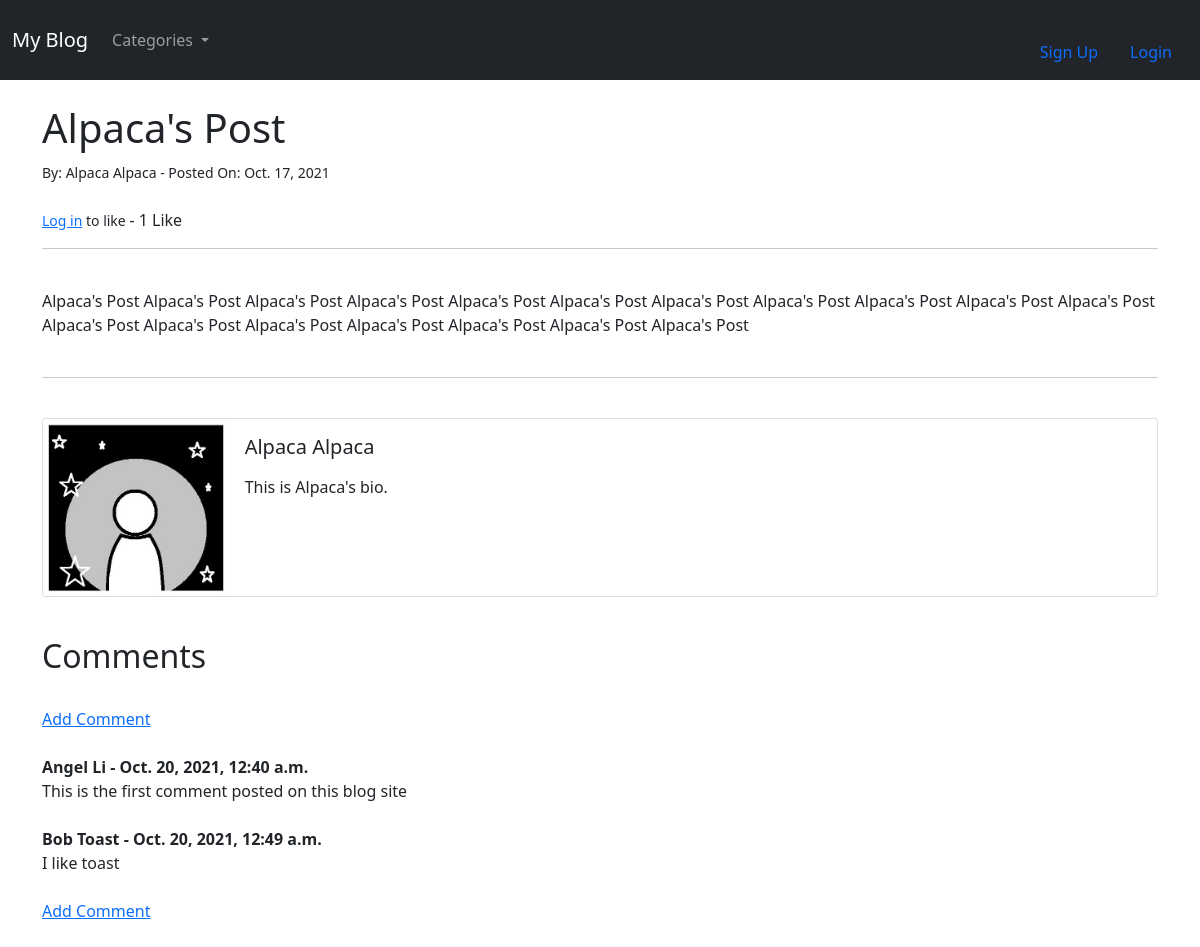
Page /article/9 on the earlier database version.
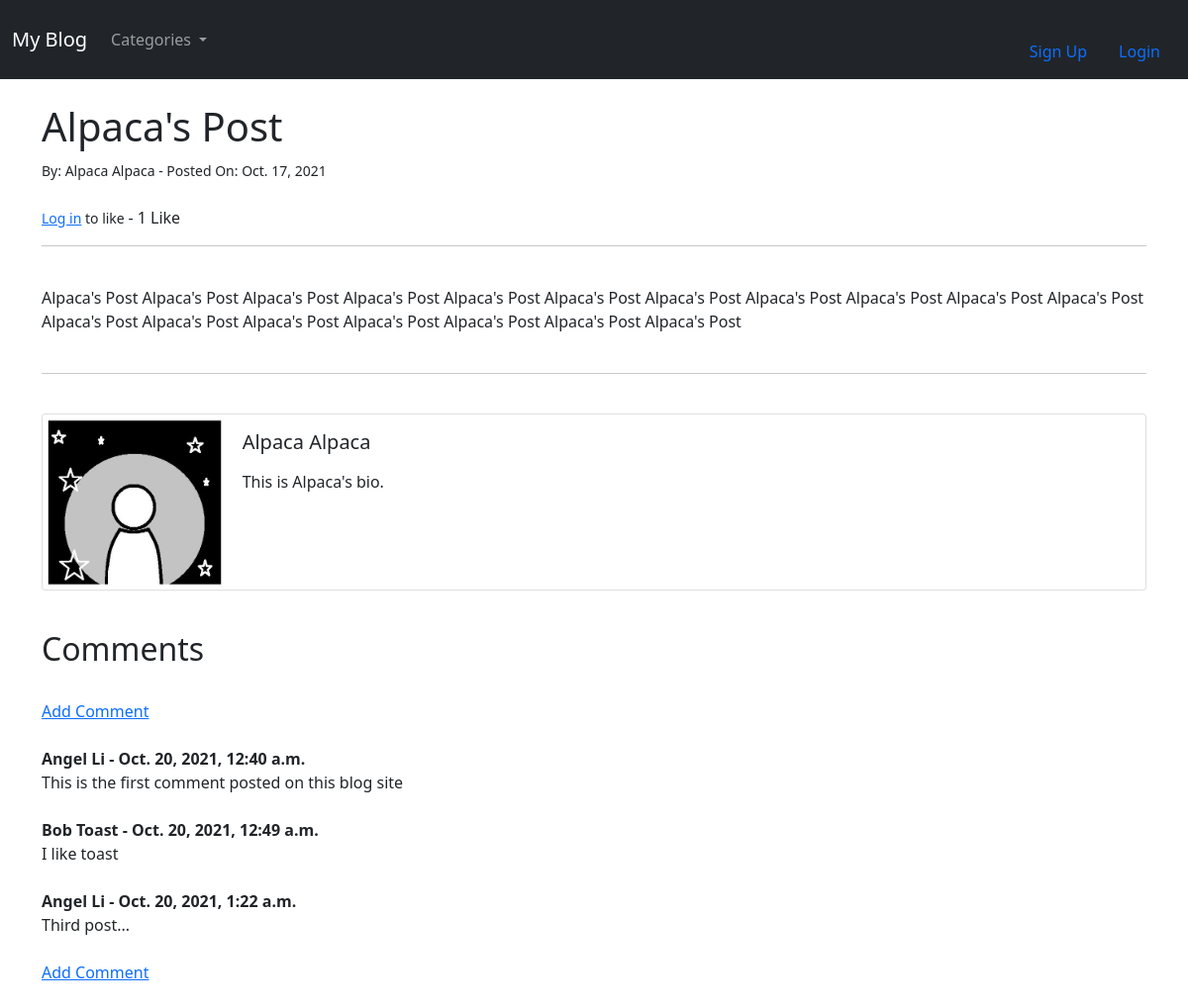
Same page on the later database version.
### myblog/models.py (models this page shows, shortened)
class Comment(models.Model):
    post = models.ForeignKey(Post, related_name="comments", on_delete=models.CASCADE)
    name = models.CharField(max_length=255)
    body = models.TextField()
    date_added = models.DateTimeField(auto_now_add=True)

### myblog/views.py (the view)
# urls.py: path('article/<int:pk>', ArticleDetailView.as_view(), name="article-detail"),
class ArticleDetailView(DetailView):
    model = Post
    template_name = 'article_details.html'
    def get_context_data(self, *args, **kwargs):
        cat_menu = Category.objects.all()
        context = super(ArticleDetailView, self).get_context_data(*args, **kwargs)
        context["cat_menu"] = cat_menu
        stuff = get_object_or_404(Post, id=self.kwargs['pk'])
        total_likes = stuff.total_likes()
        context["total_likes"] = total_likes
        liked = False
        if stuff.likes.filter(id=self.request.user.id).exists():
            liked = True
        context["liked"] = liked
        return context

### myblog/models.py (called while the page is built)
    def __str__(self):
        return self.name

    def total_likes(self):
        return self.likes.count()

### myblog/templates/article_details.html (shortened to what this page needs)
{% extends 'base.html' %}
{% load static %}
{% block content %}
<h1>{{ post.title }}</h1>
<small>
  By: {{ post.author.first_name }} {{ post.author.last_name }} -
  Posted On: {{ post.post_date }}
</small>
<br/><br/>
<form action="{% url 'like_post' post.pk %}" method="POST">
  {% if user.is_authenticated %}
    {% if liked %}
      <button type="submit", name="post_id", value="{{ post.id }}", class="btn btn-secondary btn-sm">
        Unlike
      </button>
    {% else %}
      <button type="submit", name="post_id", value="{{ post.id }}", class="btn btn-primary btn-sm">
        Like
      </button>
    {% endif %}
  {% else %}
    <small>
        <a href="{% url 'login' %}">Log in</a> to like
    </small>
  {% endif %}
    {% if total_likes == 1 %}
       - {{ total_likes }} Like
    {% else %}
    - {{ total_likes }} Likes
    {% endif %}
</form>
<hr><br/>
{{ post.body|safe }}
<br/><br/>
<hr><br/>
<div class="card mb-3">
  <div class="row g-0">
    <div class="col-md-2">
      {% if post.author.profile.profile_pic %}
        <img src="{{ post.author.profile.profile_pic.url }}" class="card-img">
      {% else %}
        <img src="{% static 'myblog/images/default_profile_pic2.jpg' %}" class="card-img" title="Default Profile Picture">
      {% endif %}
    </div>
    <div class="col-md-10">
      <div class="card-body">
        <h5 class="card-title">
          {{ post.author.first_name }}
          {{ post.author.last_name }}
        </h5>
        <p class="card-text">
          {{ post.author.profile.bio }}
        </p>
      </div>
    </div>
  </div>
</div>
<br/>
<h2>
  Comments
</h2>
<br/>
{% if not post.comments.all %}
  <a href="{% url 'add_comment' post.pk %}">
    Add Comment
  </a>
{% else %}
  <a href="{% url 'add_comment' post.pk %}">
    Add Comment
  </a>
  <br/><br/>
  {% for comment in post.comments.all %}
    <strong>
      {{ comment.name }} - {{ comment.date_added }}
    </strong>
    <br/>
    {{ comment.body }}
    <br/><br/>
  {% endfor%}
  <a href="{% url 'add_comment' post.pk %}">
    Add Comment
  </a>
{% endif %}
<br/><br/>
{% endblock %}

Differences in the rows shown:
added Comment: name "Angel Li", date_added "Oct. 20, 2021, 1:22 a.m.", body "Third post..."
